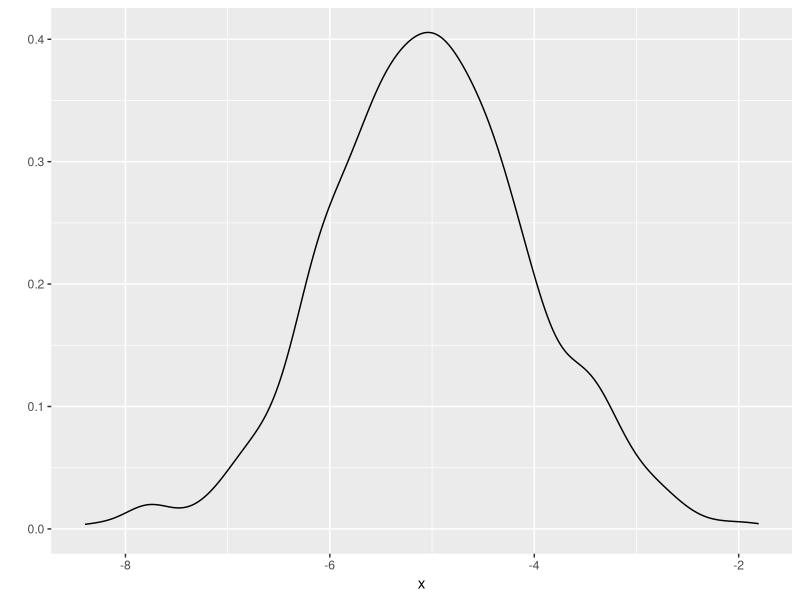

Write R code to recreate this figure.
library(ggplot2)
set.seed(1234)
x<-rnorm(1000, mean=-5) 
#plot(density(x))
#ggplot() + aes(x = x) + geom_density()
#qplot(x)
qplot(x, geom = "density")